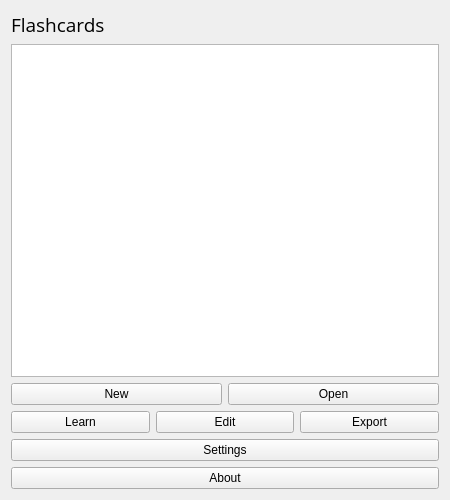
<?xml version="1.0" encoding="UTF-8"?>
<ui version="4.0">
 <class>choosestack</class>
 <widget class="QWidget" name="choosestack">
  <property name="geometry">
   <rect>
    <x>0</x>
    <y>0</y>
    <width>450</width>
    <height>500</height>
   </rect>
  </property>
  <property name="windowTitle">
   <string>Flashcards</string>
  </property>
  <layout class="QVBoxLayout" name="verticalLayout">
   <item>
    <widget class="QLabel" name="titleLabel">
     <property name="font">
      <font>
       <family>Open Sans</family>
       <pointsize>14</pointsize>
      </font>
     </property>
     <property name="text">
      <string>Flashcards</string>
     </property>
    </widget>
   </item>
   <item>
    <widget class="QListWidget" name="stacksListWidget"/>
   </item>
   <item>
    <layout class="QHBoxLayout" name="buttonFirstRowLayout">
     <item>
      <widget class="QPushButton" name="newPushButton">
       <property name="text">
        <string>New</string>
       </property>
      </widget>
     </item>
     <item>
      <widget class="QPushButton" name="openPushButton">
       <property name="text">
        <string>Open</string>
       </property>
      </widget>
     </item>
    </layout>
   </item>
   <item>
    <layout class="QHBoxLayout" name="buttonsSecondRowLayout">
     <item>
      <widget class="QPushButton" name="learnPushButton">
       <property name="text">
        <string>Learn</string>
       </property>
      </widget>
     </item>
     <item>
      <widget class="QPushButton" name="editPushButton">
       <property name="text">
        <string>Edit</string>
       </property>
      </widget>
     </item>
     <item>
      <widget class="QPushButton" name="exportPushButton">
       <property name="text">
        <string>Export</string>
       </property>
      </widget>
     </item>
    </layout>
   </item>
   <item>
    <widget class="QPushButton" name="settingsPushButton">
     <property name="text">
      <string>Settings</string>
     </property>
    </widget>
   </item>
   <item>
    <widget class="QPushButton" name="aboutPushButton">
     <property name="text">
      <string>About</string>
     </property>
    </widget>
   </item>
  </layout>
 </widget>
 <resources/>
 <connections/>
</ui>
